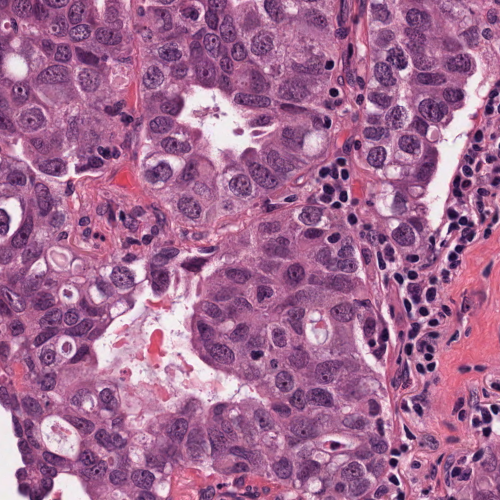
#> input picture lib/assets/stain_norm_target.png, 1000 x 1000 px (shown at 1/2 size)
$ python -i _vendor_stainnorm.py   (imports and definitions only)
#> lines starting #> are read from the running program, lines starting #| are printed output that depends on the picture
#> further down, picture is the input picture: shape (1000, 1000, 3); mean B, G, R 148.4, 106.3, 165.1
"""Vendored stain normalization core (Macenko/Reinhard/Vahadane), extracted from
tiatoolbox (https://github.com/TissueImageAnalytics/tiatoolbox,
`tiatoolbox/tools/stainnorm.py` + `tiatoolbox/tools/stainextract.py`, plus the
`rgb2od`/`od2rgb`/`get_luminosity_tissue_mask`/`contrast_enhancer` helpers it depends
on) and lightly adapted (only the H&E-relevant classes are kept; docstrings trimmed).

Vendored instead of depending on the `tiatoolbox` package directly because tiatoolbox
pins `timm>=1.0.3,<1.0.28`, which is incompatible with the `timm==0.9.16` TRIDENT
requires (see lib/trident_pipeline.py) -- this project only needs the small,
dependency-light stain-normalization core (numpy/opencv/scikit-image/scikit-learn),
not the rest of tiatoolbox (torch, dask, jupyterlab, sphinx, ...).

tiatoolbox is BSD-3-Clause, Copyright (c) 2026, Tissue Image Analytics (TIA) Centre.
Original code in turn credits StainTools (https://github.com/Peter554/StainTools) by
Peter Byfield for the underlying algorithms.
"""

from __future__ import annotations

from pathlib import Path

import cv2
import numpy as np
from skimage import exposure
from sklearn.decomposition import DictionaryLearning

TARGET_IMAGE_PATH = Path(__file__).parent / "assets" / "stain_norm_target.png"


# [81 lines left out: functions stain_norm_target, rgb2od, od2rgb, contrast_enhancer, get_luminosity_tissue_mask, _vectors_in_correct_direction and 2 more, not called in this run]


class MacenkoExtractor:
    """Macenko, Marc, et al. "A method for normalizing histology slides for
    quantitative analysis." ISBI 2009.
    """

    def __init__(self, luminosity_threshold: float = 0.8, angular_percentile: float = 99) -> None:
        self._luminosity_threshold = luminosity_threshold
        self._angular_percentile = angular_percentile

    # [19 lines left out: function get_stain_matrix, not called in this run]


class VahadaneExtractor:
    """Vahadane, Abhishek, et al. "Structure-preserving color normalization and
    sparse stain separation for histological images." IEEE TMI 2016.
    """

    def __init__(self, luminosity_threshold: float = 0.8, regularizer: float = 0.1) -> None:
        self._luminosity_threshold = luminosity_threshold
        self._regularizer = regularizer

    # [20 lines left out: function get_stain_matrix, not called in this run]


# ── tools/stainnorm.py ───────────────────────────────────────────────────────


class StainNormalizer:
    """Base class shared by Macenko/Vahadane normalizers (stain-matrix based)."""

    # [26 lines left out: functions __init__, get_concentrations, fit, transform, not called in this run]


class MacenkoNormalizer(StainNormalizer):
    def __init__(self) -> None:
        super().__init__()
        self.extractor = MacenkoExtractor()


class VahadaneNormalizer(StainNormalizer):
    def __init__(self) -> None:
        super().__init__()
        self.extractor = VahadaneExtractor()


class ReinhardNormalizer:
    """Reinhard, Erik, et al. "Color transfer between images." IEEE CG&A 2001."""

    def __init__(self) -> None:
        self.target_means = None
        self.target_stds = None

    def fit(self, target: np.ndarray) -> None:
        self.target_means, self.target_stds = self.get_mean_std(target)

    def transform(self, img: np.ndarray) -> np.ndarray:
        chan1, chan2, chan3 = self.lab_split(img)
        means, stds = self.get_mean_std(img)
        norm1 = ((chan1 - means[0]) * (self.target_stds[0] / stds[0])) + self.target_means[0]
        norm2 = ((chan2 - means[1]) * (self.target_stds[1] / stds[1])) + self.target_means[1]
        norm3 = ((chan3 - means[2]) * (self.target_stds[2] / stds[2])) + self.target_means[2]
        return self.merge_back(norm1, norm2, norm3)

    @staticmethod
    def lab_split(img: np.ndarray):
        img = img.astype("uint8")
        img = cv2.cvtColor(img, cv2.COLOR_RGB2LAB)
#> img: shape (1000, 1000, 3); mean of channels 0, 1, 2 130, 156, 103.1
        img_float = img.astype(np.float32)
#> img_float: shape (1000, 1000, 3) float32; mean of channels 0, 1, 2 130, 156.1, 103.1
        chan1, chan2, chan3 = cv2.split(img_float)
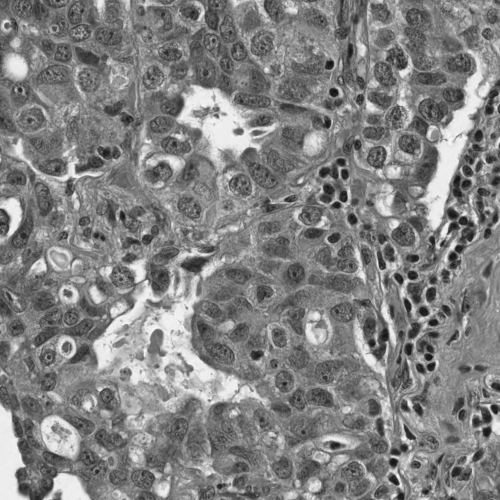
#> chan1: shape (1000, 1000) float32 (shown at 1/2 size); min 9, max 252, mean 130
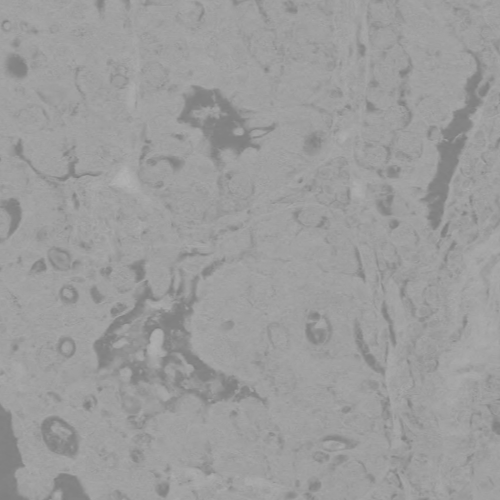
#> chan2: shape (1000, 1000) float32 (shown at 1/2 size); min 121, max 182, mean 156
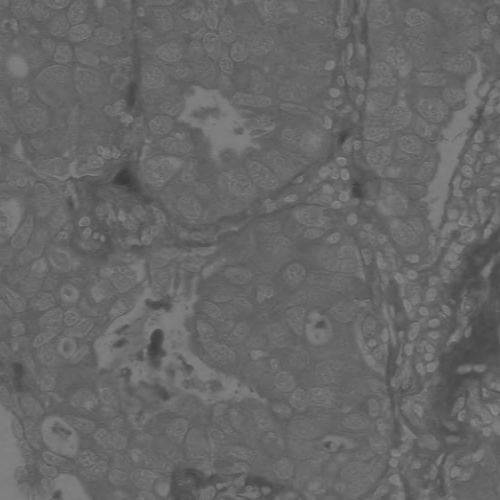
#> chan3: shape (1000, 1000) float32 (shown at 1/2 size); min 55, max 147, mean 103.1
        chan1 /= np.asarray(2.55)
        chan2 -= np.asarray(128.0)
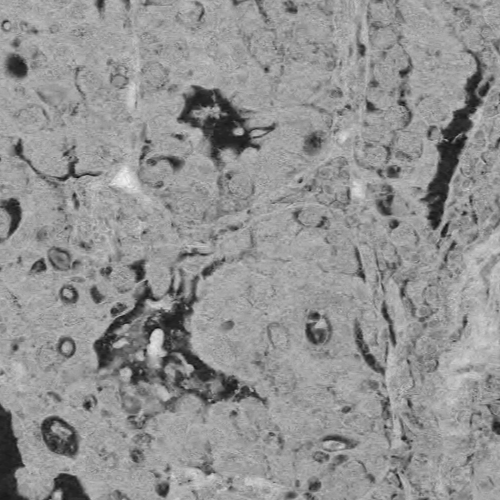
#> chan2: shape (1000, 1000) float32 (shown at 1/2 size); min -7, max 54, mean 28; drawn with min black and max white
        chan3 -= np.asarray(128.0)
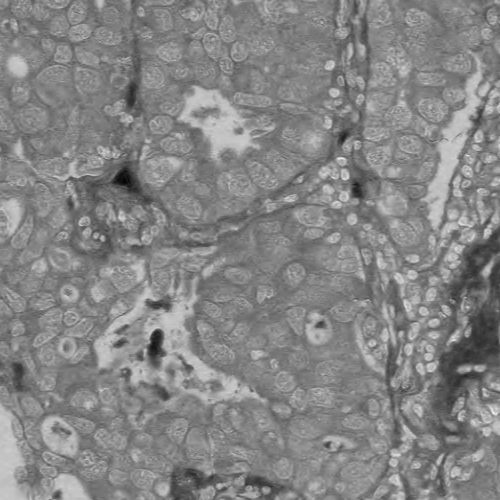
#> chan3: shape (1000, 1000) float32 (shown at 1/2 size); min -73, max 19, mean -24.88; drawn with min black and max white
        return chan1, chan2, chan3

    # [7 lines left out: function merge_back, not called in this run]

    def get_mean_std(self, img: np.ndarray):
        img = img.astype("uint8")
        chan1, chan2, chan3 = self.lab_split(img)
        m1, sd1 = cv2.meanStdDev(np.asarray(chan1))
#> m1 = [50.99]; sd1 = [16.97]
        m2, sd2 = cv2.meanStdDev(np.asarray(chan2))
#> m2 = [28.02]; sd2 = [7.78]
        m3, sd3 = cv2.meanStdDev(np.asarray(chan3))
#> m3 = [-24.88]; sd3 = [9.5]
        means = float(m1[0][0]), float(m2[0][0]), float(m3[0][0])
#> means = (50.99, 28.02, -24.88)
        stds = float(sd1[0][0]), float(sd2[0][0]), float(sd3[0][0])
#> stds = (16.97, 7.78, 9.5)
        return means, stds


# [10 lines left out: function get_normalizer, not called in this run]

>>> import cv2
>>> picture = cv2.imread('assets/stain_norm_target.png')
>>> result = ReinhardNormalizer().transform(picture)
#> in transform, `means, stds = self.get_mean_std(img)`: means = (50.99, 28.02, -24.88); stds = (16.97, 7.78, 9.5)
#> (the run stopped early here; a loop or call above may not have finished)
